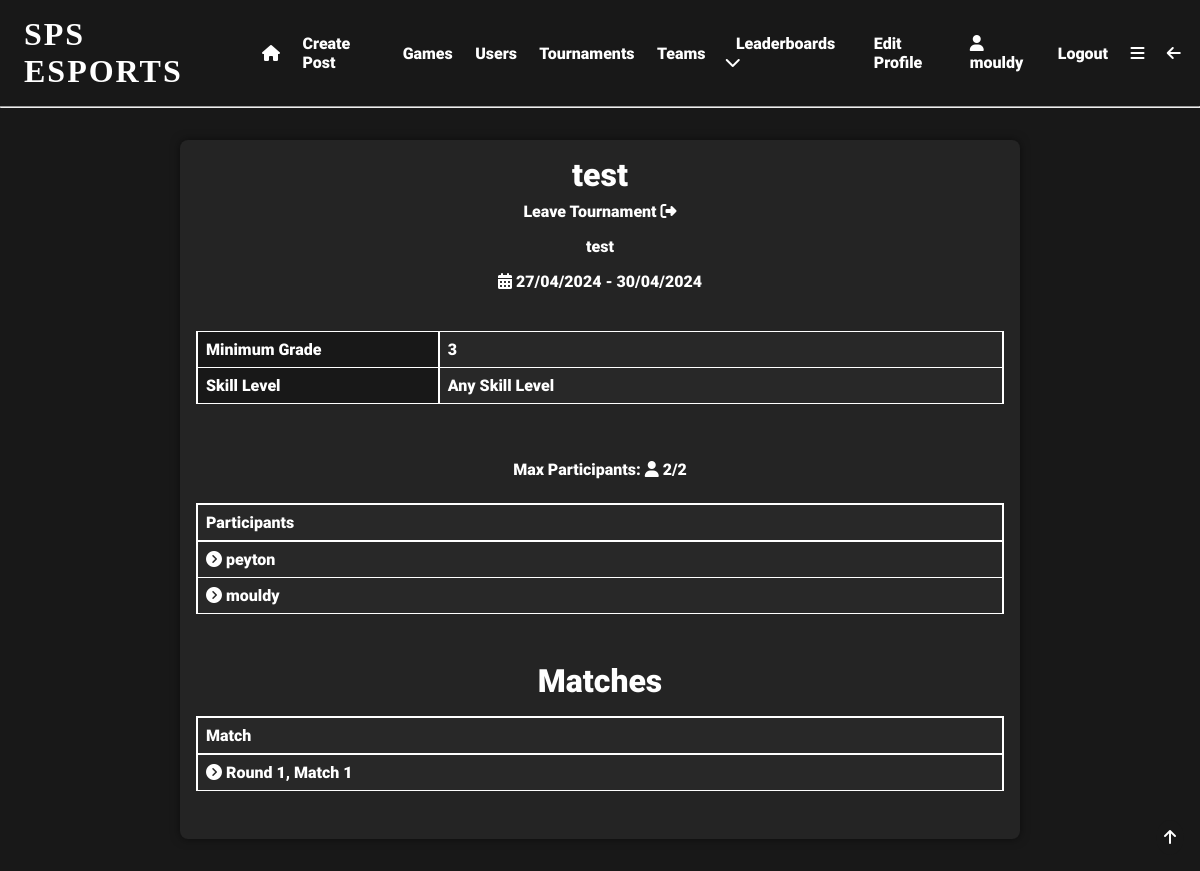
The app's page /tournament/1 (signed in) with its own data.
### app/models.py (models this page shows, shortened)
class User(UserMixin, db.Model):
    user_id = db.Column(db.Integer, primary_key=True)
    username = db.Column(db.String(64), index=True, unique=True)
    email = db.Column(db.String(120), index=True, unique=True)
    password_hash = db.Column(db.String(128), nullable=False)
    pfp = db.Column(db.String(140))
    user_bio = db.Column(db.String(140), default='New to SPS eSports!!!')
    pronouns = db.Column(db.String(64), nullable=True)
    skill_level = db.Column(db.String(64), default='Unsure')
    role = db.Column(db.String(64))
    grade = db.Column(db.String(64), nullable=True, default='Unsure')
    availability = db.Column(db.String(140), default='Unsure')
    teams = db.relationship('Teams', back_populates='user')
    team_users = db.relationship('TeamUsers', back_populates='user')
    posts = db.relationship('Posts', back_populates='user')
    likes = db.relationship('Likes', back_populates='user')
    tournaments = db.relationship('Tournaments', back_populates='user')
    favourite_games = db.relationship('FavouriteGames', back_populates='user')
    tournament_users = db.relationship('TournamentUsers', back_populates='user')
    comments = db.relationship('Comments', back_populates='user')
    matches = db.relationship('Matches', back_populates='user')
    match_users = db.relationship('MatchUsers', back_populates='user')
    following = db.relationship('Following', backref='user', foreign_keys='Following.user_id')
    followed = db.relationship('Following', foreign_keys='Following.following_id')
    sponsor = db.relationship('SponsoredUsers', backref='user', foreign_keys='SponsoredUsers.sponsor_id')
    sponsored = db.relationship('SponsoredUsers', foreign_keys='SponsoredUsers.sponsored_id')

class Tournaments(db.Model):
    tournament_id = db.Column(db.Integer, primary_key=True, index=True, unique=True, nullable=False)
    tournament_name = db.Column(db.String(64), index=True, unique=True)
    tournament_description = db.Column(db.String(140), default='New Tournament!!!')
    tournament_start = db.Column(db.DateTime, index=True)
    tournament_end = db.Column(db.DateTime, index=True)
    tournament_skill_level = db.Column(db.String(64), nullable=True)
    tournament_min_grade = db.Column(db.String(64), nullable=True)
    winner = db.Column(db.Integer, db.ForeignKey('user.user_id'), name='tournament_user_id', nullable=True)
    participants = db.Column(db.Integer, default=2)
    user = db.relationship('User', back_populates='tournaments')
    tournament_users = db.relationship('TournamentUsers', back_populates='tournament')
    matches = db.relationship('Matches', back_populates='tournament')

class Matches(db.Model):
    match_id = db.Column(db.Integer, primary_key=True, index=True, unique=True, nullable=False)
    match_date = db.Column(db.DateTime, index=True)
    round = db.Column(db.Integer, nullable=False)
    round_match = db.Column(db.Integer, nullable=False)
    match_winner = db.Column(db.Integer, db.ForeignKey('user.user_id'), name='match_winner_id', nullable=True)
    tournament_id = db.Column(db.Integer, db.ForeignKey('tournaments.tournament_id'), name='match_tournament_id',
                              nullable=False)
    user = db.relationship('User', back_populates='matches')
    tournament = db.relationship('Tournaments', back_populates='matches')
    match_users = db.relationship('MatchUsers', back_populates='match')

### app/routes.py (the view)
@app.route('/tournament/<tournament_id>')
@login_required
def tournament(tournament_id):
    tournament = Tournaments.query.filter_by(tournament_id=tournament_id).first_or_404()
    user = current_user
    in_tournament = TournamentUsers.query.filter_by(tournament_id=tournament_id, user_id=user.user_id).count()
    participant_id = TournamentUsers.query.filter_by(tournament_id=tournament_id).all()
    participants = []
    for participant in participant_id:
        user = User.query.filter_by(user_id=participant.user_id).first()
        participants.append(user)
    p_number = len(participants)
    matches = Matches.query.filter_by(tournament_id=tournament_id).all()
    winner = User.query.filter_by(user_id=tournament.winner).first()
    return render_template('tournament.html', tournament=tournament, user=user, in_tournament=in_tournament,
                           participants=participants, matches=matches, winner=winner, p_number=p_number)

### app/__init__.py (called while the page is built)
@app.template_filter('format_date')
def format_date(date):
    return date.strftime('%d/%m/%Y')

### app/models.py (called while the page is built)
@login.user_loader
def load_user(user_id):
    return User.query.get(int(user_id))  # returns the user id as an integer

### app/templates/tournament.html (shortened to what this page needs)
{% extends "base.html" %}
{% block content %}
<div class="centre">
    <div class="gen-container">
        <h1>{{tournament.tournament_name}}</h1>
        {% if in_tournament == 0 %}
        <a href="{{url_for('join_tournament', tournament_id=tournament.tournament_id)}}"><i
                class="fa-solid fa-right-to-bracket"></i>  Join Tournament</a>
        {% else %}
        <a href="{{url_for('join_tournament', tournament_id=tournament.tournament_id)}}">Leave Tournament <i
                class="fa-solid fa-right-from-bracket"></i></a>
        {% endif %}
        <p>{{tournament.tournament_description}}</p>
        <p><i class="fa-solid fa-calendar-days"></i>   {{tournament.tournament_start|format_date}} - {{tournament.tournament_end|format_date}}</p>
        <div class="info-table firstcolumn">
            <table>
                <tr>
                    <td>Minimum Grade</td>
                    <td>{{tournament.tournament_min_grade}}</td>
                </tr>
                <tr>
                    <td>Skill Level</td>
                    <td>{{tournament.tournament_skill_level}}</td>
                </tr>
            </table>
        </div>
        <div class="info-table lineup">
            <p>Max Participants: <i class="fa-solid fa-user"></i>   {{p_number}}/{{tournament.participants}}</p>
            <table>
                <tr>
                    <th>Participants</th>
                </tr>
                {% for participant in participants %}
                <tr>
                    <td><a href="{{url_for('user', username=participant.username)}}"><i
                            class="fa-solid fa-circle-chevron-right"></i>   {{participant.username}}</a></td>
                </tr>
                {% endfor %}
            </table>
        </div>
        <div class="info-table lineup">
            <h1>Matches</h1>
            <table>
                <tr>
                    <th>Match</th>
                </tr>
                {% for match in matches %}
                <tr>
                    <td><a href="{{url_for('match', match_id=match.match_id)}}"><i
                            class="fa-solid fa-circle-chevron-right"></i>   Round
                        {{match.round}}, Match {{match.round_match}}</a></td>
                </tr>
                {% endfor %}
            </table>
        </div>
    </div>
</div>
{% endblock %}

### app/templates/base.html (shortened to what this page needs)
<!DOCTYPE html>
<html lang="en">
<head>
    <link rel="stylesheet" href="{{ url_for('static', filename='css/styles.css') }}">
</head>
<body>
  <div id="top" class="header">
      {% if current_user.is_anonymous %}
        <h1 onclick="location.href='login'">SPS ESPORTS</h1>
        <a href="{{ url_for('login') }}">Login</a>
        <a href="{{ url_for('register') }}">Register</a>
      {% else %}
        <h1 onclick="location.href='{{url_for('index')}}'">SPS ESPORTS</h1>
        <a href="{{ url_for('index') }}"><i class="fa-solid fa-house"></i></a>
        <a href="{{ url_for('create_post') }}">Create Post</a>
        <a href="{{ url_for('search') }}">Games</a>
        <a href="{{ url_for('user_search') }}">Users</a>
        <a href="{{ url_for('tournament_search') }}">Tournaments</a>
        <a href="{{url_for('team_search')}}">Teams</a>
        <div class="expand">
            <div class="expand-button">
                <a href="javascript:showDropdown()">Leaderboards  <i class="fa-solid fa-chevron-down"></i></a>
            </div>
        </div>
        <a href="{{ url_for('edit_profile') }}">Edit Profile</a>
        <a href="{{ url_for('user', username=current_user.username) }}"><i class="fa-solid fa-user"></i>   {{current_user.username}}</a>
        <a href="{{ url_for('logout') }}">Logout</a>
        <a href="javascript:showNavBar()"><i class="fa-solid fa-bars"></i></a>
        <a href="javascript:window.history.back();"><i class="fa-solid fa-arrow-left"></i></a>
      {% endif %}
  </div>
    <hr>
  <div class="topbutton">
    <a href="#top"><i class="fa-solid fa-arrow-up"></i></a>
  </div>
{% block content %} {% endblock %}
</body>
</html>

### app/static/css/styles.css (style rules this page uses)
* { margin: 0; padding: 0; box-sizing: border-box; scroll-behavior: smooth; scrollbar-width: thin; scrollbar-color: white var(--bg); }
body { background: var(--bg); color: white; }
:root { --accent: #e81c29; --bg: #181818; --bg2: #282828; --lightbg: rgba(255,255,255,0.05); }
.header { display:flex; align-items: center; padding: 1em 0.5em; }
.header a { padding: 0em 0.7em; font-family: 'Roboto'; font-size: 1em; text-decoration: none; transition: 0.5s; position: relative; transition: 0.3s; color: white; }
.header a::before { content: ''; position: absolute; width: 100%; height: 2px; left: 0; bottom: -2px; background-color: var(--accent); transform-origin: right; transform: scaleX(0); transition: transform 0.3s; }
.header h1 { box-shadow: inset 0 0 0 0 var(--bg); font-family: 'Nausea'; letter-spacing: 2px; padding: 0 0.5em; position: relative; transition: color 0.3s ease-in-out, box-shadow 0.3s ease-in-out; }
.expand { font-family: 'Roboto'; padding: 0.5em; position: relative; }
h1 { font-family: 'Roboto'; font-size: 2em; }
.centre h1 { text-align: center; }
.topbutton { position: fixed; bottom: 1em; right: 1em; padding: 0.5em; border-radius: 50%; background-color: var(--bg); color: white; font-family: 'Roboto'; font-size: 1em; transition: 0.5s; }
p { font-family: 'Roboto'; font-size: 1em; padding: 0.5em 0; }
a { color: white; text-decoration: none; transition: 0.5s; padding: 0.5em 0; position: relative; font-family: 'Roboto'; }
a::before { content: ''; position: absolute; width: 100%; height: 2px; left: 0; bottom: -2px; background-color: var(--accent); transform-origin: right; transform: scaleX(0); transition: transform 0.3s; }
.centre { display: flex; flex-flow: row wrap; align-items: center; justify-content: center; width: 100%; margin: 1em 0; }
.info-table { display: flex; flex-flow: column wrap; align-items: center; justify-content: center; width: 100%; margin: 1em 0; font-family: 'Roboto'; }
.info-table table { width: 100%; border-collapse: collapse; margin: 1em 0; text-align: left; }
.info-table th { padding: 0.5em; border: 2px solid white; background-color: var(--bg2); }
.info-table td { padding: 0.5em; border: 1px solid white; border-right: 2px solid white; border-left: 2px solid white; background-color: var(--bg2); }
.info-table.firstcolumn tr > td:first-child { width: 30%; background-color: var(--bg); }
.gen-container { display: flex; flex-flow: column wrap; align-items: center; justify-content: center; width: 70%; margin: 1em 0; font-family: 'Roboto'; background-color: var(--lightbg); padding: 1em; border-radius: 0.5em; box-shadow: 0 0 10px 0 rgba(0,0,0,0.5); }
.lineup a::before { top: 80%; }

### records on screen
User: username "mouldy"
Tournaments: tournament_name "test", tournament_description "test", tournament_start "27/04/2024", tournament_end "30/04/2024", tournament_min_grade "3", tournament_skill_level "Any Skill Level", participants "2"
User: username "peyton"
Matches: round "1", round_match "1"

### other values on screen
{{ p_number }} "2"
